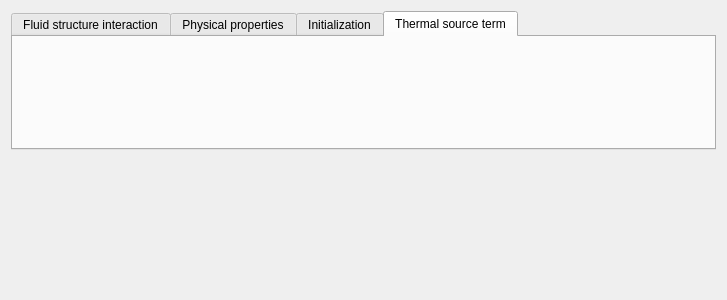
<?xml version="1.0" encoding="UTF-8"?>
<ui version="4.0">
 <class>ImmersedBoundariesVolumicConditionsForm</class>
 <widget class="QWidget" name="ImmersedBoundariesVolumicConditionsForm">
  <property name="geometry">
   <rect>
    <x>0</x>
    <y>0</y>
    <width>727</width>
    <height>300</height>
   </rect>
  </property>
  <property name="windowTitle">
   <string>Form</string>
  </property>
  <layout class="QVBoxLayout" name="verticalLayout_2">
   <item>
    <widget class="QTabWidget" name="IBMtabWidget">
     <property name="currentIndex">
      <number>3</number>
     </property>
     <widget class="QWidget" name="IBMneptuneFSIPage">
      <attribute name="title">
       <string>Fluid structure interaction</string>
      </attribute>
      <layout class="QVBoxLayout" name="verticalLayout">
       <item>
        <widget class="ImmersedBoundariesFSIView" name="IBMneptuneFSIWidget" native="true"/>
       </item>
      </layout>
     </widget>
     <widget class="QWidget" name="IBMpropertiesPage">
      <attribute name="title">
       <string>Physical properties</string>
      </attribute>
      <layout class="QVBoxLayout" name="verticalLayout">
       <item>
        <widget class="ImmersedBoundariesThermodynamicsFieldView" name="IBMneptunePropertiesWidget" native="true"/>
       </item>
      </layout>
     </widget>
     <widget class="QWidget" name="IBMinitializationPage">
      <attribute name="title">
       <string>Initialization</string>
      </attribute>
      <layout class="QVBoxLayout" name="verticalLayout">
       <item>
        <widget class="ImmersedBoundariesInitializationView" name="IBMneptuneInitializationWidget" native="true"/>
       </item>
      </layout>
     </widget>
     <widget class="QWidget" name="IBMsourceTermPage">
      <attribute name="title">
       <string>Thermal source term</string>
      </attribute>
      <layout class="QVBoxLayout" name="verticalLayout">
       <item>
        <widget class="ImmersedBoundariesSourceTermView" name="IBMneptuneSourceTermWidget" native="true"/>
       </item>
      </layout>
     </widget>
    </widget>
   </item>
   <item>
    <spacer name="verticalSpacer">
     <property name="orientation">
      <enum>Qt::Vertical</enum>
     </property>
     <property name="sizeHint" stdset="0">
      <size>
       <width>20</width>
       <height>40</height>
      </size>
     </property>
    </spacer>
   </item>
  </layout>
 </widget>
 <customwidgets>
  <customwidget>
   <class>ImmersedBoundariesInitializationView</class>
   <extends>QWidget</extends>
   <header>ImmersedBoundariesInitializationView</header>
   <container>1</container>
  </customwidget>
  <customwidget>
   <class>ImmersedBoundariesThermodynamicsFieldView</class>
   <extends>QWidget</extends>
   <header>ImmersedBoundariesThermodynamicsFieldView</header>
   <container>1</container>
  </customwidget>
  <customwidget>
   <class>ImmersedBoundariesFSIView</class>
   <extends>QWidget</extends>
   <header>ImmersedBoundariesFSIView</header>
   <container>1</container>
  </customwidget>
  <customwidget>
   <class>ImmersedBoundariesSourceTermView</class>
   <extends>QWidget</extends>
   <header>ImmersedBoundariesSourceTermView</header>
   <container>1</container>
  </customwidget>
 </customwidgets>
 <resources/>
 <connections/>
</ui>
